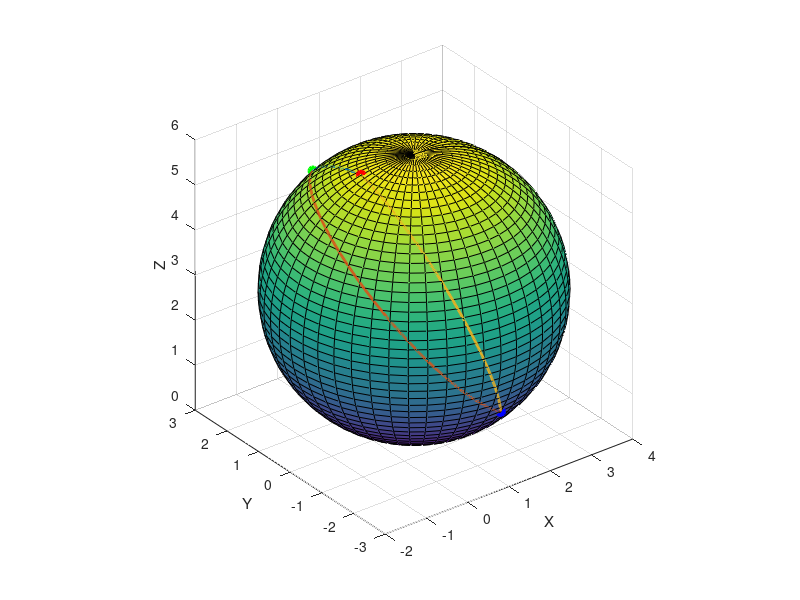

This figure's MATLAB source:
% assignment6.m
% Author: Lorenzo Busellato, 2022
%
% This script implements the computation of a 3D trajectory 
%

%% SETUP
clearvars;
clc;
all_fig = findall(0, 'type', 'figure');
close(all_fig)

%% PLOT SPHERE AND RANDOM POINTS
P0 = [1 0 3]; % Sphere center
R = 3; % Sphere radius
fig1 = figure();
[X1 Y1 Z1] = sphere(50);
X = (R*X1)+P0(1,1);
Y = (R*Y1)+P0(1,2);
Z = (R*Z1)+P0(1,3);
surf(X,Y,Z); axis equal;
hold on;
xlabel('X'); ylabel('Y'); zlabel('Z');
% Pick three random points
i = randi([1 51], 1, 3);
j = randi([1 51], 1, 3);
P = [X1(i(1), j(1)) Y1(i(1), j(1)) Z1(i(1), j(1));
     X1(i(2), j(2)) Y1(i(2), j(2)) Z1(i(2), j(2));
     X1(i(3), j(3)) Y1(i(3), j(3)) Z1(i(3), j(3))];
scatter3(R*P(1,1)+P0(1,1),R*P(1,2)+P0(1,2),R*P(1,3)+P0(1,3),'LineWidth',2,'MarkerEdgeColor','r','MarkerFaceColor','r');
scatter3(R*P(2,1)+P0(1,1),R*P(2,2)+P0(1,2),R*P(2,3)+P0(1,3),'LineWidth',2,'MarkerEdgeColor','g','MarkerFaceColor','g');
scatter3(R*P(3,1)+P0(1,1),R*P(3,2)+P0(1,2),R*P(3,3)+P0(1,3),'LineWidth',2,'MarkerEdgeColor','b','MarkerFaceColor','b');

for i = 1:3
    if i == 3
        P1 = P(i,:); P2 = P(1,:);
    else
        P1 = P(i,:); P2 = P(i+1,:);
    end
    w = P2-(dot(P2,P1))*P1;
    u = w./norm(w);
    c = acos(dot(P2,P1));
    t = 0:0.01:c;
    alpha = @(t)cos(t)'*P1+sin(t)'*u;
    geodesic = alpha(t);
    plot3(R*geodesic(:,1)+P0(1,1),R*geodesic(:,2)+P0(1,2),R*geodesic(:,3)+P0(1,3),'LineWidth',2)
end




